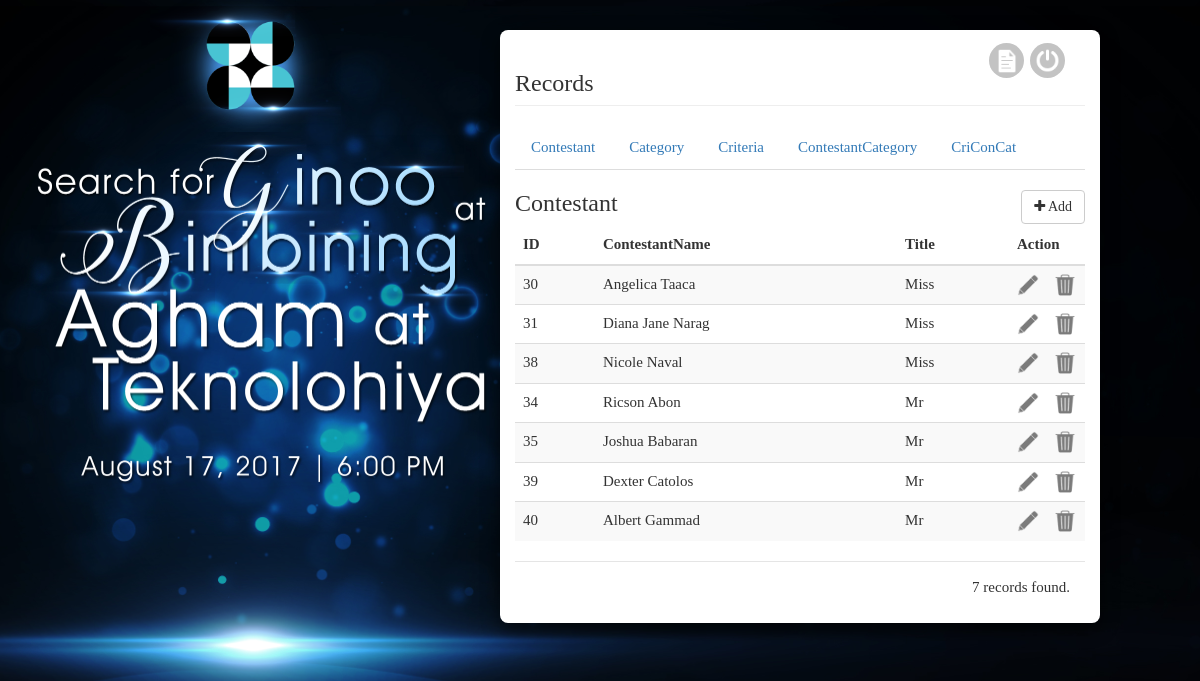
Screenshot of /index-admin.php (signed in) with the database file from the repository.
### tables this page shows
CREATE TABLE `contestant` (
  `ContestantID` int(11) NOT NULL,
  `ContestantName` varchar(100) NOT NULL,
  `TitleID` int(11) NOT NULL
);

CREATE TABLE `title` (
  `TitleID` int(11) NOT NULL,
  `TitleName` varchar(50) NOT NULL
);

### index-admin.php (the view, shortened to what this page needs)
<!DOCTYPE html>
<html lang="en">
<head>
	<link rel="stylesheet" href="css/bootstrap.css">
    <link href="css/bootstrap.min.css" rel="stylesheet">
    <link href="font-awesome/css/font-awesome.min.css" rel="stylesheet">
    <link href="css/style.css" rel="stylesheet">
    <link rel="stylesheet" type="text/css" href="assets/animate.css" />
	<link rel="stylesheet" href="css/bootstrap-responsive-tabs.css">
</head>
<body class="flare-bg">
	<div class="container-fluid">
		<div class="row animated fadeInLeft">
			<div class="col-lg-5 header">
				<div class="row">
		          <div class="col-lg-12">
		            <center><img src="img/DOST_flat1.png" class="dost-logo"></center>
		          </div>
		        </div>
		        <div class="row">
		          <div class="col-lg-12">
		             <center><img src="img/searchfor.png" class="searchfor"></center>
		          </div>
		        </div>
			</div>
			<div class="col-lg-6 judge-contestant">
			<h3 class="page-header">Records <span class="animated fadeInDown right-loged"><a href="report-admin.php"><input type="button" class="report" title="Report"></a> <a href="index.php?logout=1"><input type="button" class="logout" title="Logout"></a></span></h3>
				<ul class="nav nav-tabs responsive" id="myTab">
			  		<li class="green"><a href="#one" data-toggle="tab">Contestant</a></li>
					<li><a href="#two" data-toggle="tab">Category</a></li>
					<li class="blue"><a href="#three" data-toggle="tab">Criteria</a></li>
					<li class="lightblue"><a href="#four" data-toggle="tab">ContestantCategory</a></li>
					<li class="lightblue"><a href="#five" data-toggle="tab">CriConCat</a></li>
				</ul>
				<div class="tab-content responsive">
					<div class="tab-pane fade in active table-responsive" id="one">
						<h3>Contestant <button class="btn btn-default right"  data-toggle="modal" data-target="#AddContestant"><i class="fa fa-plus"></i> Add </button></h3>
						<table class="table table-hover table-striped">
						<thead>
							<tr>
								<th>ID</th>
								<th>ContestantName</th>
								<th>Title</th>
								<th colspan="2">Action</th>
							</tr>
						</thead>
						<tbody>
							<?php
								include('config.php');
								$query = "SELECT * FROM contestant JOIN title ON Title.TitleID = contestant.TitleID ORDER BY TitleName, ContestantID ASC";
								$result = mysqli_query($dbcon, $query);
								while ($row = mysqli_fetch_array($result)) {
									echo "<tr>";
									echo "<td>".$row['ContestantID']."</td>";
									echo "<td>".$row['ContestantName']."</td>";
									echo "<td>".$row['TitleName']."</td>";
									echo "<td style='width:23px;'><input type='button' name='edit' id=".$row["ContestantID"]." class='edit_contestant edit-img'></td>";
									echo "<td style='width:23px;'><input type='button' name='edit' id=".$row["ContestantID"]." class='delete_contestant delete-img'></td>";
									echo "</tr>";
								}
							?>
						</tbody>
						</table>
						<div class="modal-footer">
							<?php
								$count = mysqli_num_rows($result);
								echo "$count records found.";
							?>
						</div>
					</div>
				</div>
			</div>
		</div>
	</div>
</body>
</html>

### css/style.css (style rules this page uses)
body { font-family: Century Gothic; font-size: 15px; }
.edit-img { width: 22px; height: 22px; background-image: url(../img/edit.png); background-size: 22px; background-repeat: no-repeat; background-color: rgba(0,0,0,.0); border: none; -webkit-transition: all 0.4s ease; transition: all 0.4s ease; }
.delete-img { width: 22px; height: 22px; background-image: url(../img/delete.png); background-size: 20px; background-repeat: no-repeat; background-color: rgba(0,0,0,.0); border: none; -webkit-transition: all 0.4s ease; transition: all 0.4s ease; }
.right { float: right; }
.right-loged { float: right; margin-top: -27px; padding-right: 20px; }
.btn { -webkit-transition: all 0.2s ease; transition: all 0.2s ease; }
.flare-bg { background-image: url(../img/flare-bg.jpg); background-size: 105%; background-attachment: fixed; background-position: center; }
.judge-contestant { background-color: #fff; border-radius: 8px; margin-top: 30px; padding-bottom: 10px; margin-bottom: 30px; box-shadow:0 8px 16px 0 rgba(0,0,0,0.3),0 6px 20px 0 rgba(0,0,0,0.3); -webkit-transition: all 0.4s ease; transition: all 0.4s ease; }
.dost-logo { width: 200px; }
.searchfor { width: 500px; z-index: 500; }
.logout { width: 35px; height: 35px; border-radius: 50%; background-color: #c3c3c3; border: none; background-image: url(../img/power.png); background-size: 25px; background-position: center; background-repeat: no-repeat; -webkit-transition: all 0.4s ease; transition: all 0.4s ease; }
.report { width: 35px; height: 35px; border-radius: 50%; background-color: #c3c3c3; border: none; background-image: url(../img/report.png); background-size: 30px; background-position: center; background-repeat: no-repeat; -webkit-transition: all 0.4s ease; transition: all 0.4s ease; }

### rows the page displays
contestant: ContestantID "30", ContestantName "Angelica Taaca", TitleID.TitleName "Miss"
contestant: ContestantID "31", ContestantName "Diana Jane Narag", TitleID.TitleName "Miss"
contestant: ContestantID "38", ContestantName "Nicole Naval", TitleID.TitleName "Miss"
contestant: ContestantID "34", ContestantName "Ricson Abon", TitleID.TitleName "Mr"
contestant: ContestantID "35", ContestantName "Joshua Babaran", TitleID.TitleName "Mr"
contestant: ContestantID "39", ContestantName "Dexter Catolos", TitleID.TitleName "Mr"
contestant: ContestantID "40", ContestantName "Albert Gammad", TitleID.TitleName "Mr"

### other values shown
$count "7"
